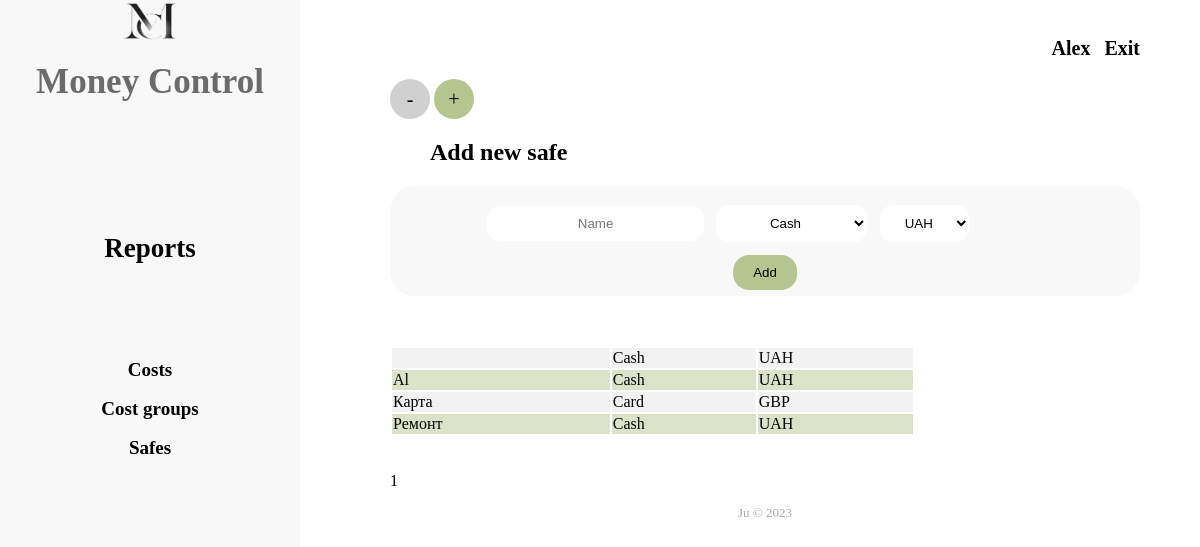
Page /operations/safe/ (signed in) on the committed database.
### operations/models.py (models this page shows, shortened)
class Safe(models.Model):
    SAFE_TYPE = (
        ('Cash', 'C1'),
        ('Card', 'C2'),
        ('Cryptocurrency', 'C3')
    )
    CURRENCY = (
        ('UAH', 980),
        ('USD', 840),
        ('EUR', 978),
        ('GBP', 826),
        ('PLN', 985),
        ('CNY', 156),
        ('JPY', 392),
        ('CHF', 756),
        ('CZK', 203)
    )
    name = models.CharField(max_length=100)
    safe_type = models.CharField(choices=SAFE_TYPE, max_length=15)
    currency = models.CharField(choices=CURRENCY, max_length=3)
    user_id = models.IntegerField()

### operations/views.py (the view, shortened to what this page needs)
# urls.py: path('safe/', operations.views.create_safe),
def create_safe(request):
    user_name = request.user.username
    user_safes = Safe.objects.filter(user_id=request.user.pk)
    pages_safes = Paginator(user_safes, 10)
    page_obj = pages_safes.page(pages_safes.num_pages)
    context = {'user_name': user_name, 'page_obj': page_obj}
    return render(request, 'create_safe.html', context)

### templates/create_safe.html (shortened to what this page needs)
<!DOCTYPE html>
<html lang="en">
<head>
</head>
<body>
    <div class="wrapper">
        <aside class="sidebar">
            <div class="company">
              {% load static %}
                <a href="/user/home/"><img class='logo-comp' src="{% static 'img/logo2.png' %}" alt="logo"></a>
                <h1 class="app"><a class="link-main" href="/user/home/">Money Control</a></h1>
            </div>
            <div class="reports">
                <a class="active-link-reports" href="/reports/">Reports</a>
            </div>
            <div class="links">
                <a class="active-link" href="/operations/cost/">Costs</a>
            </div>
            <div class="links">
                <a class="active-link" href="/operations/group_cost/">Cost groups</a>
            </div>
            <div class="links">
                <a class="active-link" href="/operations/safe/">Safes</a>
            </div>
        </aside>
        <div class="mein-content">
            <div class="header-right">
                <ul class="heager-list">
                    <li class="header-item"><span class="username">{{ user_name }}</span></li>
                    <li class='header-item'><a class="header-link" href="/user/logout/">Exit</a></li>
                </ul>
            </div>
            <div class="changeable-content">
                <form action="/operations/safe/" method="post">{% csrf_token %}
                    <a class="btn-minus" href="/operations/expense/">-</a>
                    <a class="btn-plus" href="/operations/income/">+</a>
                    <h2 class="title">Add new safe</h2>
                    <div class="new-safe">
                        <input class="box" type="text" name="name" placeholder="Name">
                        <select class="box" name="safe_type">
                            <option value="Cash">Cash</option>
                        </select>
                        <select class="box" name="currency">
                            <option value="UAH">UAH</option>
                        </select><br>
                        <input class="button" type="submit" value="Add">
                    </div>
                        <table style="width:70%">
                            {% for safe in page_obj|dictsort:"name" %}
                            <tr>
                                <td><a class="tbl-link" href="/operations/safe/{{safe.id}}/">{{ safe.name }}</a> </td>
                                <td><a class="tbl-link" href="/operations/safe/{{safe.id}}/">{{ safe.safe_type }}</a></td>
                                <td><a class="tbl-link" href="/operations/safe/{{safe.id}}/">{{ safe.currency }}</a></td>
                            </tr>
                             {% endfor %}
                        </table>
                    <br>
                    <br>
                    {% include "pagination.html" %}
                </form>
                <footer>
                    <p class="copyright">Ju © 2023</p>
                </footer>
            </div>
        </div>
    </div>
</body>
</html>

### templates/create_safe.html (style rules this page uses)
tr:nth-child(even) { background-color:rgb(182, 197, 144, 0.5); }
tr:nth-child(odd) { background-color: #f2f2f2 }
.title { padding-left: 40px; }
.btn-minus, .btn-plus { display:inline-block; width: 40px; height: 40px; background-color: #d0d0d0; border-radius: 50%; color: black; font-size: 20px; line-height: 40px; text-align: center; text-decoration: none; }
.btn-plus { background-color: #b6c590; left: 110%; top: 27%; }
.tbl-link { color: black; text-decoration: none; }
body { margin: 0; padding: 0; }
.wrapper { display: flex; flex-direction: row; background: #FFFFFF; margin: auto; }
.logo-comp { width: 55px; height: 40px; }
.mein-content { padding: 40px; width: 800px; }
.sidebar { background: #f8f8f8; width: 300px; height: 770px; position: relative; }
.app { color: #6b6b6b; font-style: normal; font-weight: 700; font-size: 35px; line-height: 17px; }
.active-link { color: black; text-decoration: none; font-style: normal; font-weight: 700; font-size: 19px; line-height: 17px; }
.active-link-reports { color: black; text-decoration: none; font-style: normal; font-weight: 700; font-size: 27px; line-height: 17px; }
.company { margin-bottom: 150px; text-align: center; }
.reports { margin-bottom: 100px; text-align: center; }
.links { margin-bottom: 20px; text-align: center; }
.link-main { text-decoration: none; color: #6b6b6b; }
.header-right { margin-bottom: 20px; float: none; }
.header-item { display: inline; margin-left: 10px; }
.header-link { color: black; text-decoration: none; font-style: normal; font-weight: 700; font-size: 20px; line-height: 17px; }
.heager-list { list-style: none; margin: 0; padding-left: 0; overflow: hidden; display: block; text-align: right; }
.username { color: black; font-style: normal; font-weight: 700; font-size: 20px; line-height: 17px; }
.changeable-content { margin-top: 1%; padding-left: 50px; }
.new-safe { background-color: #f8f8f8; border: 6px solid #f8f8f8; border-radius: 25px; margin-bottom: 50px; }
.box { background-color: white; border: solid #f8f8f8; color: black; padding: 10px 20px; text-align: center; display: inline-block; cursor: pointer; border-radius: 16px; transform: translate(35%, 0); margin-left: 10px; margin-top: 10px; margin-right: 15px; margin-bottom: 10px; }
.button { background-color: #b6c590; border: none; color: black; padding: 10px 20px; text-align: center; position: relative; left: 50%; transform: translate(-50%, 0); cursor: pointer; border-radius: 16px; }
.copyright { margin-top: 15px; text-align: center; font-size: 13px; color: #aaa; margin-bottom: 0; }

### rows in the picture
Safe: safe_type "Cash", currency "UAH"
Safe: name "Al", safe_type "Cash", currency "UAH"
Safe: name "Карта", safe_type "Card", currency "GBP"
Safe: name "Ремонт", safe_type "Cash", currency "UAH"

### other values in the picture
{{ user_name }} "Alex"
{{ i }} "1"
